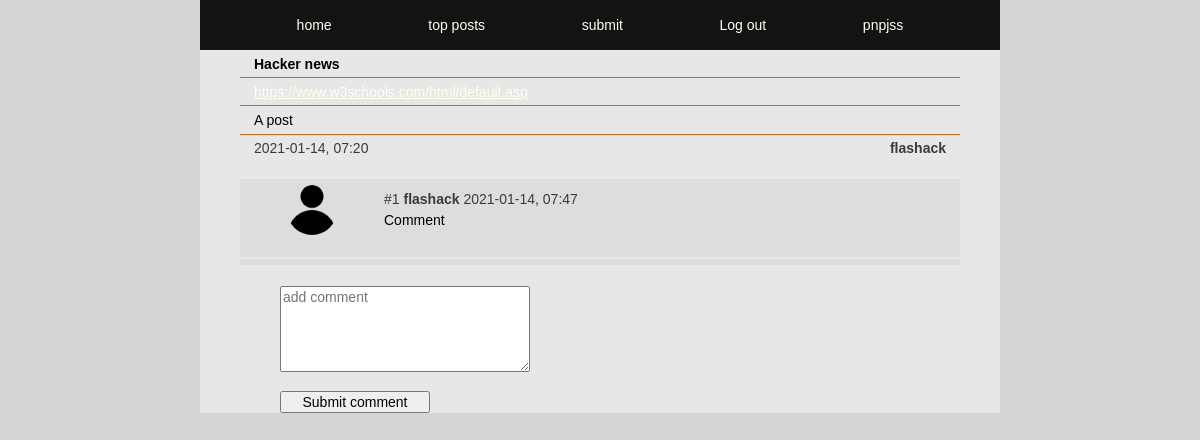
The app's page /comments.php?id=52&title=Hacker news (signed in) with its own data.
### tables this page shows
CREATE TABLE posts (
id INTEGER PRIMARY KEY AUTOINCREMENT,
title TEXT,
user_id INTEGER,
url TEXT,
description TEXT,
post_date DATETIME);

CREATE TABLE users (
id INTEGER PRIMARY KEY AUTOINCREMENT,
username TEXT NOT NULL UNIQUE,
email TEXT NOT NULL UNIQUE,
firstname TEXT NOT NULL,
lastname TEXT NOT NULL,
passwd TEXT NOT NULL, 
biography TEXT, 
avatar TEXT);

CREATE TABLE comments (
id INTEGER PRIMARY KEY AUTOINCREMENT,
post_id INTEGER,
user_id INTEGER,
content TEXT,
date DATETIME);

### app/functions.php (called while the page is built, shortened)
<?php
function getPost($pdo, $postId)
{
    $statement = $pdo->query('SELECT posts.*, users.username FROM posts INNER JOIN users ON posts.user_id = users.id WHERE posts.id = :id');
    $statement->BindParam(':id', $postId, PDO::PARAM_INT);
    $statement->execute();
    $post = $statement->fetch(PDO::FETCH_ASSOC);
    return $post;
}
function fetchComments($pdo, $postId)
{
    $statement = $pdo->prepare("SELECT * FROM comments WHERE post_id = :postId ORDER BY Comments.post_id DESC");
    $statement->BindParam(':postId', $postId, PDO::PARAM_INT);
    $statement->execute();
    $userComments = $statement->fetchAll(PDO::FETCH_ASSOC);
    return $userComments;
}
function getPostAuthor($pdo, $commentUserId)
{
    $statement = $pdo->prepare("SELECT username, avatar from users where id = :commentUserId");
    $statement->BindParam(':commentUserId', $commentUserId, PDO::PARAM_INT);
    $statement->execute();
    $commentAuthor = $statement->fetch(PDO::FETCH_ASSOC);
    return $commentAuthor;
}

### comments.php (the view, shortened to what this page needs)
<?php
require __DIR__ . ('/app/autoload.php');
require __DIR__ . ('/app/views/header.php');
require __DIR__ . ('/app/views/nav.php');
$postId = $_GET['id'];
$count = 0;
if (isset($_GET['id'])) {
    $post = getPost($pdo, $postId);
    $userComments = fetchComments($pdo, $postId);
}
?>
<main>
    <section>
        <div class="comments-postitem">
            <div class="title">
                <h1><?php echo $post['title']; ?></h1>
            </div>
            <div class="url"><a href="<?php echo $post['url']; ?>"><?php echo $post['url']; ?></a></div>
            <div class="description">
                <p><?php echo $post['description']; ?></p>
            </div>
            <div class="postinfo">
                <p><?= $post['post_date']; ?></p>
                <b><?= $post['username']; ?></b>
            </div>
        </div>
        <div class="comments-items">
            <?php foreach ($userComments as $comment) : ?>
                <?php
                $count++;
                $commentUserId = $comment['user_id'];
                $commentAuthor = getPostAuthor($pdo, $commentUserId);
                ?>
                <div class="avatar">
                    <img src="<?php echo "/app/images/" . $commentAuthor['avatar']; ?>" height="50px" width="50px" alt="">
                </div>
                <div class="comment-info">
                    <?php echo '#' . $count; ?>
                    <b><?php echo $commentAuthor['username']; ?></b>
                    <?php echo $comment['date']; ?>
                    <div class="comment-content">
                        <?php echo $comment['content']; ?>
                    </div>
                </div>
                <span class="comment-span"></span>
            <?php endforeach; ?>
        </div>
        <div class="add-comment">
            <form action="comments.php?id=<?= $postId; ?>" method="post">
                <textarea name="comment" id="comment" cols="50" rows="5" placeholder="add comment" maxheight="200" maxlength="200"></textarea>
                <span class="comment-span"></span>
                <button type="text"> Submit comment </button>
            </form>
        </div>
    </section>
</main>
<?php require __DIR__ . ('/app/views/nav.php'); ?>

### app/assets/style.css (style rules this page uses)
* { box-sizing: border-box; margin: 0; font-family: Verdana, Geneva, Tahoma, sans-serif, Arial, Teko-regular; font-size: 14px; }
body { width: 100%; display: flex; justify-content: center; min-height: 100vh; width: 100%; position: absolute; margin-left: auto; margin-right: auto; background-color: rgb(214, 214, 214); }
a { color :ivory; }
main { display: flex; justify-content: center; height: 100%; width: 100%; background-color: #4e463a; max-width: 800px; }
section { display: flex; justify-content: center; width: 100% ; max-width: 800px; min-height:100% ; margin-top: 50px; background-color: rgb(231, 231, 231); flex-wrap: wrap; }

### app/assets/comments.css (style rules this page uses)
.comments-postitem { display: flex; flex-wrap: wrap; width: 90%; height:fit-content; word-wrap: break-word; border-top: 0; }
.comments-postitem > .title, .description, .url, .postinfo { padding: 0.4rem 0rem 0.4rem; }
.comments-postitem .title { width: 100%; height: auto; padding-left: 1rem; border-bottom: 1px solid chocolate; }
.comments-postitem .description { width: 100%; height: auto; padding-left: 1rem; border-bottom: 1px solid chocolate; }
.comments-postitem .url { width: 100%; height: auto; padding-left: 1rem; border-bottom: 1px solid chocolate; overflow: hidden; text-overflow: ellipsis; white-space: nowrap; }
.comments-postitem .postinfo { display: flex; justify-content: space-between; width: 100%; height: 1.2rem; padding-left: 1rem; padding-right: 1rem; margin-bottom: 2rem; font-size: 14px; color: rgb(59, 59, 59); }
.comments-items { display: flex; flex-wrap: wrap; width: 90% ; height: auto; background-color: rgb(221, 221, 221); align-items: flex-start; margin-bottom: 1.5rem; }
.comments-items > * { margin: 0.4rem 0 0.4rem ; }
.comments-items .avatar { display: flex; justify-content: center; align-items: center; width: 20%; height: auto; }
.comments-items img { border-radius: 50%; }
.comments-items .comment-info { width: 80%; padding-top: 0.4rem; font-size: 14px; color: rgb(59, 59, 59); }
.comments-items .comment-content { display: flex; min-height: 1rem; padding-right: 0.4rem; padding-top: 0.4rem; width: 100%; font-size: 14px; color: rgb(0, 0, 0); }
.comment-span { display: flex; justify-content: center; align-items: center; width: 100%; height: 2px; background-color: rgb(231, 231, 231); }
.add-comment { display: flex; width: 90%; max-width: 800px; margin-left: 10%; justify-content: flex-start; }
.add-comment textarea { width: 250px; }
.add-comment button { width: 150px; margin-top: 1rem; }

### records on screen
posts: title "Hacker news", url "https://www.w3schools.com/html/default.asp", description "A post", post_date "2021-01-14, 07:20", user.username "flashack"
comments: user.avatar (placeholder picture), user.username "flashack", date "2021-01-14, 07:47", content "Comment"

### other values on screen
$_SESSION['user']['username'] "pnpjss"
